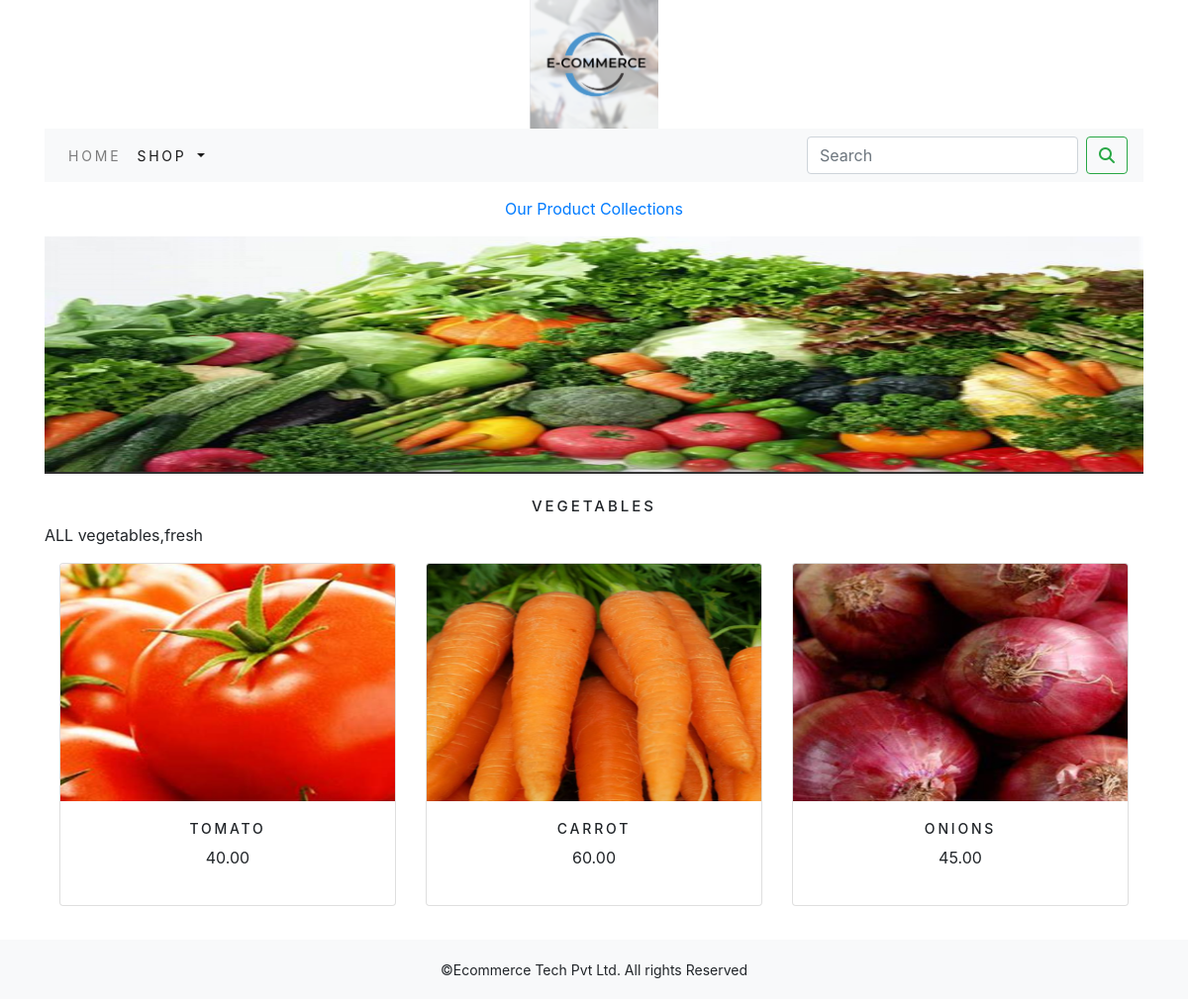
The app's page /shoppingapp/vegetables/ with its own data.
### shoppingapp/models.py (models this page shows, shortened)
class Category(models.Model):
    name=models.CharField(max_length=250,unique=True)
    slug=models.SlugField(max_length=250,unique=True)
    description=models.TextField(blank=True)
    image=models.ImageField(upload_to='category',blank=True)
    class Meta:
        ordering=('name',)
        verbose_name='category'
        verbose_name_plural='categories'
    def get_url(self):
        return  reverse('shoppingapp:products_by_category',args=[self.slug])

class Product(models.Model):
    name=models.CharField(max_length=250,unique=True)
    slug=models.SlugField(max_length=250,unique=True)
    description = models.TextField(blank=True)
    price=models.DecimalField(max_digits=10,decimal_places=2)
    category= models.ForeignKey(Category,on_delete=models.CASCADE)
    image=models.ImageField(upload_to='product',blank=True)
    stock=models.IntegerField()
    available=models.BooleanField(default=True)
    created=models.DateTimeField(auto_now_add=True)
    updated=models.DateTimeField(auto_now=True)
    def get_url(self):
        return  reverse('shoppingapp:prodCatdetail',args=[self.category.slug,self.slug])
    class Meta:
        ordering=('name',)
        verbose_name='product'
        verbose_name_plural='products'

### shoppingapp/views.py (the view)
# urls.py: path('',views.allProdCat,name='allProdCat'),
def allProdCat(request,c_slug=None):
    c_page=None
    products_list=None
    if c_slug!=None:
        c_page=get_object_or_404(Category,slug=c_slug)
        products_list=Product.objects.all().filter(category=c_page,available=True)
    else:
        products_list=Product.objects.all().filter(available=True)
    paginator=Paginator(products_list,6)
    try:
        page= int(request.GET.get('page','1'))
    except:
        page=1
    try:
        products=paginator.page(page)
    except  (EmptyPage,InvalidPage):
        products=paginator.page(paginator.num_pages)
    return render(request,"category.html",{'category':c_page,'products':products})

### cart/context_processors.py (called while the page is built)
def counter(request):
    item_count=0
    if 'admin' in request.path:
        return {}
    else:
        try:
            cart=Cart.objects.filter(cart_id=_cart_id(request))
            car_items=CartItem.objects.all().filter(cart=cart[:1])
            for cart_item in car_items:
                item_count += cart_item.quantity
        except Cart.DoesNotExist:
            item_count =0
    return  dict(item_count=item_count)

### cart/views.py (called while the page is built)
def _cart_id(request):
    cart=request.session.session_key
    if not cart:
        cart=request.session.create()
    return cart

### shoppingapp/context_processors.py (called while the page is built)
def menu_links(request):
    links=Category.objects.all()
    return dict(links=links)

### templates/category.html (shortened to what this page needs)
{% extends 'base.html' %}
{% load static %}
{% block content %}
{% if category %}
      <div>
          <div class="row my_row_class">
              <div class="mx-auto">
              <p><a href="{% url 'shoppingapp:allProdCat' %}">Our Product Collections</a></p>
              </div>
          </div>
      </div>
      {% endif %}
<div class="mx_auto">
    {% if category %}
    <img class="my_image"  src="{{category.image.url}}" alt="{{category.name}}">
</div>
     <br>
<div>
    <h1 class="text-center my_title">{{category.name}}</h1>
    <p class="text-justify">{{category.description}}</p>
</div>
    {% endif %}
<div class="container">
    <div class="row mx_auto">
        {% for product in products.object_list %}
        <div class="my_bottom_margin col-9 col-sm-12 col-md-4 col-lg-4">
          <div class="card text-center" style="min-width:18rem;">
            <a href="{{product.get_url}}"><img class="card-img-top my_image" src="{{product.image.url}}" alt="{{product.name}}"></a>
            <div class="card-body">
                <h4>{{product.name}}</h4>
                <p>{{product.price}}</p>
            </div>
        </div>
     </div>
        {% endfor %}
   </div>
    <br>
</div>
{% endblock %}

### static/css/custom.css (style rules this page uses)
body { font-family: 'Roboto', sans-serif; }
.my_row_class { padding-top:15px; }
.my_image { width:100%; height: 20vw; }
.my_title { font-size:15px; text-transform:uppercase; letter-spacing:.2em; }
.my_bottom_margin { margin-bottom:10px; }
.card-body h4 { font-size:14px; text-transform:uppercase; letter-spacing:.2em; }

### records on screen
Category: image (picture), name "VEGETABLES", description "ALL vegetables,fresh"
Product: image (picture), name "TOMATO", price "40.00"
Product: image (picture), name "CARROT", price "60.00"
Product: image (picture), name "ONIONS", price "45.00"
